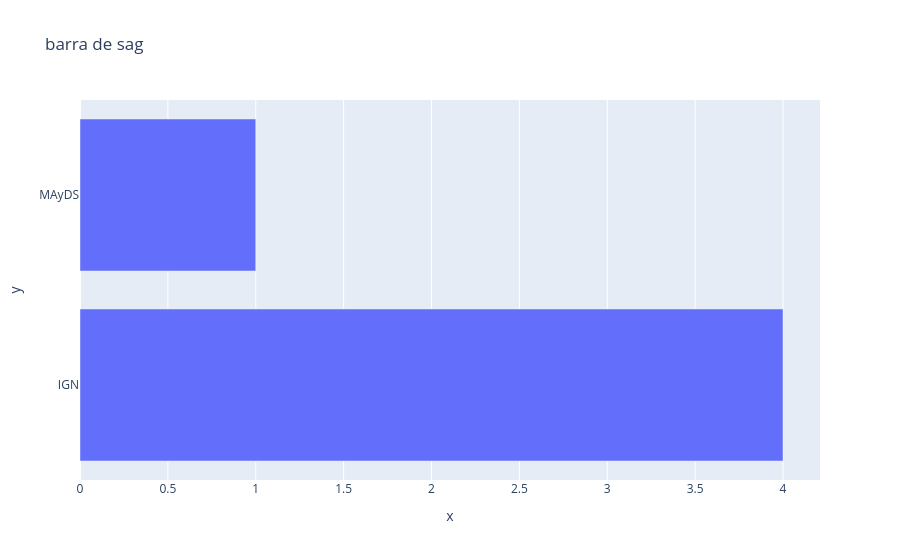

The notebook cell this image was saved under:
### Markdown cell above
hacemos barra obtiene los primeros valores de "sag"

### Code cell
h = areas["sag"].head(5).value_counts()
px.bar(data_frame = h, x = h.values, y = h.index, title = "barra de sag").show()

### Figure 1 — Plotly figure (JSON) as saved in the notebook; plotly's stock layout.template omitted (floating-point values rounded to 4 significant figures)
{"data": [{"hovertemplate": "x=%{x}<br>y=%{y}<extra></extra>", "legendgroup": "", "marker": {"color": "#636efa", "pattern": {"shape": ""}}, "name": "", "orientation": "h", "showlegend": false, "textposition": "auto", "type": "bar", "x": [4, 1], "xaxis": "x", "y": ["IGN", "MAyDS"], "yaxis": "y"}], "layout": {"barmode": "relative", "legend": {"tracegroupgap": 0}, "title": {"text": "barra de sag"}, "xaxis": {"anchor": "y", "domain": [0, 1], "title": {"text": "x"}}, "yaxis": {"anchor": "x", "domain": [0, 1], "title": {"text": "y"}}}}
